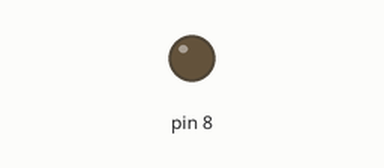
Simulated run of this sketch. Board: Arduino Uno, built with avr-gcc and run on an emulated ATmega328P. On the bench: output pins drawn as LEDs (lit = HIGH). Pins used as bus, display or sensor lines are not drawn.

Above: at 0.2 s.
At 5.7 s:
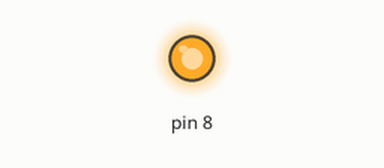
Timing chart, 0 to 6.5 s (numbered marks = the images above):
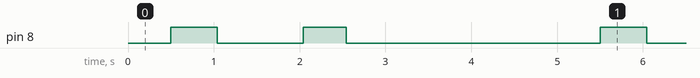

The sketch:

ind.ino
```cpp
#include <avr/pgmspace.h>
uint8_t digit[16] PROGMEM = {
/*	  hgfedcbaa*/
	0b11111100,
	0b01100000,
	0b11011010,
	0b11110010,
	0b01100110,
	0b10110110,
	0b10111110,
	0b11100000,
	0b11111110,
	0b11110110,
	0b11101110,
	0b01111010,
	0b10011100,
	0b01111010,
	0b10011110,
	0b10001110
};
void send_bit(bool bit){
	digitalWrite(9,HIGH);
//	delay(1);
	digitalWrite(8,(bit?LOW:HIGH));
//	delay(1);
	digitalWrite(9,LOW);
//	delay(2);
}
void send_byte(uint8_t byte){
	int i;
	uint8_t b=byte;
	for(i=0;i<8;i++) {
		send_bit(b&1);
		b>>=1;
	}
}


void setup()
{
  pinMode(8, OUTPUT);
  pinMode(9, OUTPUT);

}
char d=0;
void loop()
{
	send_byte(pgm_read_byte_near(digit+(d)));
	delay(500);
	d++;
	if(d>9){d=0;}
}
```

Measured:
- by itself, pin 8: repeats every 5.0 s: LOW 1.0 s, HIGH 0.50 s, LOW 3.0 s, HIGH 0.54 s
- by itself, everything shown: repeats every 5.0 s, in 4 steps
